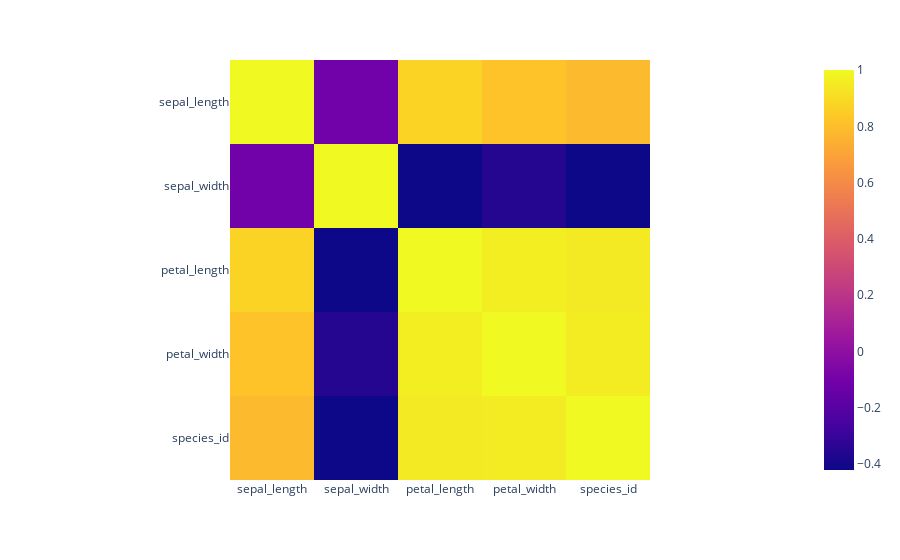

Notebook cell for this chart:
### Code cell
# Create heatmap using Plotly Express
fig = px.imshow(
  df.corr(numeric_only=True), color_continuous_scale='plasma'
)

# Show plot
fig.show()

### Figure 1 — Plotly figure (JSON) as saved in the notebook; plotly's stock layout.template omitted (floating-point values rounded to 4 significant figures)
{"data": [{"coloraxis": "coloraxis", "hovertemplate": "x: %{x}<br>y: %{y}<br>color: %{z}<extra></extra>", "name": "0", "type": "heatmap", "x": ["sepal_length", "sepal_width", "petal_length", "petal_width", "species_id"], "xaxis": "x", "y": ["sepal_length", "sepal_width", "petal_length", "petal_width", "species_id"], "yaxis": "y", "z": [[1, -0.1094, 0.8718, 0.818, 0.7826], [-0.1094, 1, -0.4205, -0.3565, -0.4194], [0.8718, -0.4205, 1, 0.9628, 0.949], [0.818, -0.3565, 0.9628, 1, 0.9565], [0.7826, -0.4194, 0.949, 0.9565, 1]]}], "layout": {"coloraxis": {"colorscale": [[0, "#0d0887"], [0.1111, "#46039f"], [0.2222, "#7201a8"], [0.3333, "#9c179e"], [0.4444, "#bd3786"], [0.5556, "#d8576b"], [0.6667, "#ed7953"], [0.7778, "#fb9f3a"], [0.8889, "#fdca26"], [1, "#f0f921"]]}, "margin": {"t": 60}, "xaxis": {"anchor": "y", "constrain": "domain", "domain": [0, 1], "scaleanchor": "y"}, "yaxis": {"anchor": "x", "autorange": "reversed", "constrain": "domain", "domain": [0, 1]}}}
